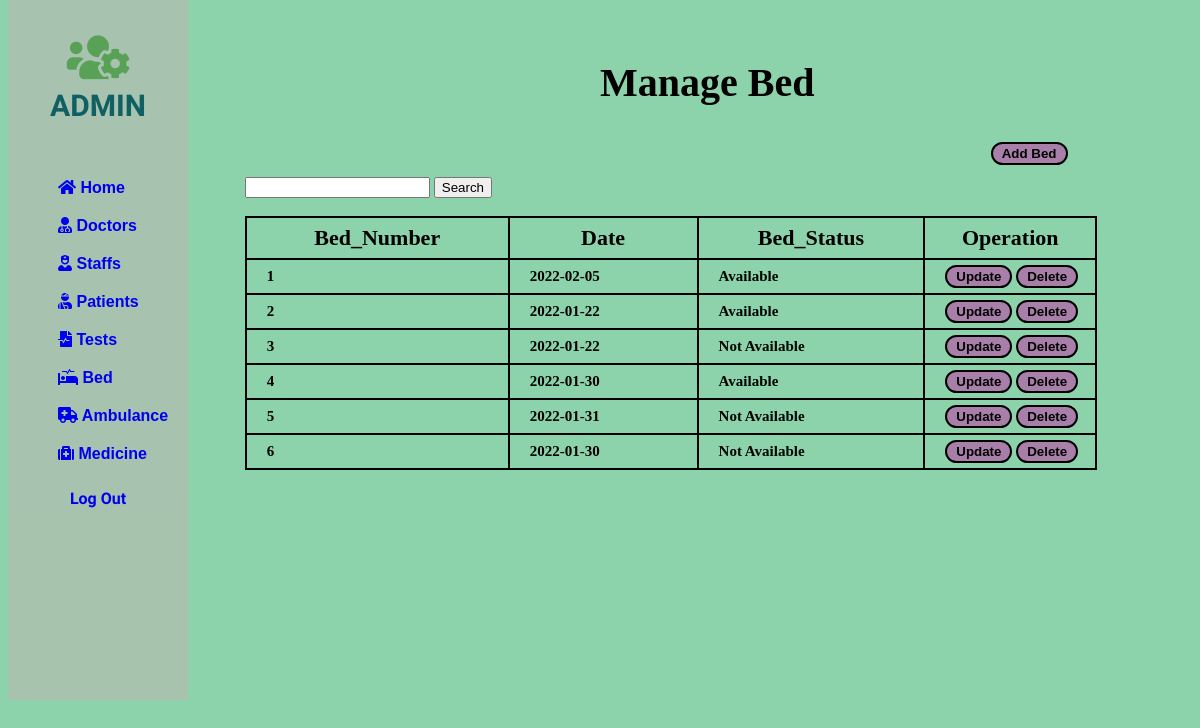
/php/bed/search.php, run on the app's committed database.
### tables this page shows
CREATE TABLE IF NOT EXISTS `bed` (
  `Bed_Num` int(11) NOT NULL,
  `Date` date NOT NULL,
  `Bed_Status` enum('Available','Not Available') NOT NULL,
  `P_ID` int(11) DEFAULT NULL,
  PRIMARY KEY (`Bed_Num`),
  UNIQUE KEY `Bed_Num` (`Bed_Num`)
);

### php/bed/search.php (the view, shortened to what this page needs)
<!DOCTYPE html>
<html lang="en">
<head>
    <link rel="stylesheet" href="https://use.fontawesome.com/releases/v5.15.4/css/all.css">
</head>
<body>
    <div class="slidebar">
        <header>
            <span>
                <i class="fas fa-users-cog"></i><br>
            </span>
            ADMIN
        </header>
        <ul>
            <li>
                <a href="/php/home.php"><i class="fas fa-home"></i> Home</a>
            </li>
            <li>
                <a href="/php/Doctor/doctor.php"><i class="fas fa-user-md"></i> Doctors</a>
            </li>
            <li>
                <a href="/php/staff/staff.php"><i class="fas fa-user-nurse"></i> Staffs</a>
            </li>
            <li>
                <a href="/php/patient/patient.php"><i class="fas fa-user-injured"></i> Patients</a>
            </li>
            <li>
                <a href="/php/test/test.php"><i class="fas fa-file-medical-alt"></i> Tests</a>
            </li>
            <li>
                <a href="/php/bed/bed.php"><i class="fas fa-procedures"></i> Bed</a>
            </li>
            <li>
                <a href="/php/Ambulence/ambulence.php"><i class="fas fa-ambulance"></i> Ambulance</a>
            </li>
            <li>
                <a href="/php/medicine/medicine.php"><i class="fas fa-medkit"></i> Medicine</a>
            </li>
        </ul>
        <div>
            <a style="text-decoration: none;" href="/php/index.php">
                <div class="logout">
                    Log Out
                </div>
            </a>
        </div>
    </div>
    <div class="container">
        <div class="row">
            <div style="margin-left: 50%; margin-top: 5%;">
                <h2>Manage <b>Bed</b></h2>
            </div>
            <div style="margin-left: 83%; margin-top: 3%;">
                <button><a href="/php/bed/add-bed.php">Add Bed</a></button>
            </div>
        </div>
    </div>
    <div class="card-body">
        <div style="margin-left: 20%; margin-top: 1%;">
         <form method="post" action="search.php">
                <input type="text" name="search" required />
                <input type="submit" value="Search" />
            </form>
            <br>
            <table id="dataTable" width="90%" cellspacing="10">
                <thead>
                    <tr>
                        <th>Bed_Number</th>
                        <th>Date</th>
                        <th>Bed_Status</th>
                        <th> Operation </th>
                    </tr>
                </thead>
                <tbody>
                    <?php
                    $search = $_POST['search'];
                    include 'db_conn.php';
                    $sql = "select * from bed where Bed_Num like '%$search%' OR Date like '%$search%' OR Bed_Status like '%$search%'";
                    $query = mysqli_query($conn, $sql);
                    while ($Patient_data = mysqli_fetch_array($query)) {
                    ?>
                        <tr>
                            <td><b><?php echo $Patient_data['Bed_Num'];  ?></b></td>
                            <td><?php echo $Patient_data['Date'];  ?></td>
                            <td><?php echo $Patient_data['Bed_Status'];  ?></td>
                            <td style="width: 140px;">
                                <button> <a href="/php/bed/add-bed.php?ID=<?php echo $Patient_data['Bed_Num'];  ?>" class="btn btn-success"><b>Update</b></a></button>
                                <button><a href="/php/bed/Delete.php?Bed_Num=<?php echo $Patient_data['Bed_Num']; ?>" class="btn btn-danger"><b>Delete</b></a></button>
                            </td>
                        </tr>
                    <?php
                    }
                    ?>
                </tbody>
            </table>
        </div>
    </div>
</body>
</html>

### php/bed/search.php (style rules this page uses)
body { background: rgba(96, 193, 138, 0.722); }
.slidebar { border: 20px; width: 15%; height: 700px; position: fixed; top: 0px; background-color: rgba(195, 179, 179, 0.493); }
.slidebar header { padding: 30px 10px; text-align: center; font-family: 'Mochiy Pop P One', sans-serif; font-size: 30px; font-weight: bolder; color: rgb(16, 95, 98); }
.slidebar header span { font-size: 50px; color: rgb(89, 161, 87); }
.slidebar ul li { list-style: none; padding: 10px; font-family: 'Lucida Sans', 'Lucida Sans Regular', 'Lucida Grande', 'Lucida Sans Unicode', Geneva, Verdana, sans-serif; font-weight: bolder; }
.slidebar ul li a { text-decoration: none; }
table, th, td { border: 1px solid black; border-collapse: collapse; }
h2 { font-size: 40px; }
table { border: 2px solid black; }
th { padding: 7px; border: 2px solid black; font-size: 22px; }
td { border: 2px solid black; padding: 5px 10px 5px 20px; font-size: 15px; font-weight: bolder; }
button { border: solid 2px black; border-radius: 15px; padding: 2px 6px; background-color: rgb(167, 127, 169); }
button a { text-decoration: none; color: black; font-weight: bolder; padding: 2px 3px; }
.logout { text-align: center; margin-top: 10px; font-family: 'Mochiy Pop P One', sans-serif; font-weight: bolder; }

### data on the page
bed: Bed_Num "1", Date "2022-02-05", Bed_Status "Available"
bed: Bed_Num "2", Date "2022-01-22", Bed_Status "Available"
bed: Bed_Num "3", Date "2022-01-22", Bed_Status "Not Available"
bed: Bed_Num "4", Date "2022-01-30", Bed_Status "Available"
bed: Bed_Num "5", Date "2022-01-31", Bed_Status "Not Available"
bed: Bed_Num "6", Date "2022-01-30", Bed_Status "Not Available"
